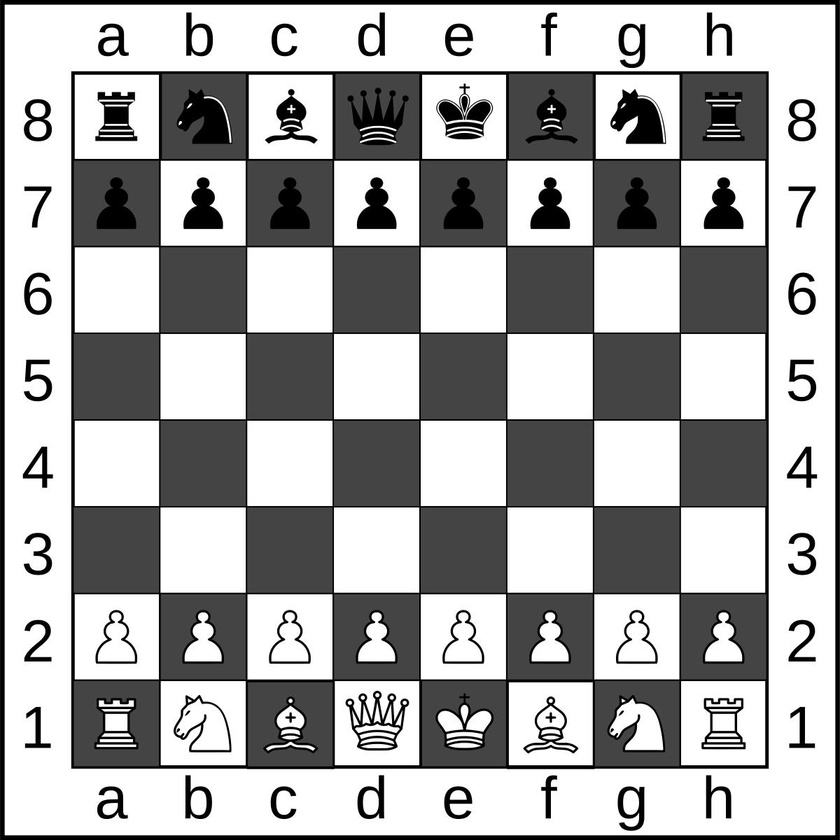
#> input picture Computer Vision/images/chess.jpg, 840 x 840 px, shrunk from 1200 x 1200 before the run
$ python HW6.py   (older library calls are emulated)
#> lines starting #> are read from the running program, lines starting #| are printed output that depends on the picture
import cv2
import numpy as np
import matplotlib.pyplot as plt

img = cv2.imread('./images/chess.jpg')
#> img is the input picture: shape (840, 840, 3); min 0, max 255, mean 169.6
img = cv2.cvtColor(img, cv2.COLOR_BGR2RGB)
img_gray = cv2.cvtColor(img, cv2.COLOR_BGR2GRAY)


# Prewitt
def Prewitt(img_gray):
    # kernelx = np.array([[1, 1, 1], [0, 0, 0], [-1, -1, -1]], dtype=int)
    # kernely = np.array([[-1, 0, 1], [-1, 0, 1], [-1, 0, 1]], dtype=int)
    kernelx = np.array([[1, 0, -1]], dtype=int)
    kernely = kernelx.T
    x = cv2.filter2D(img_gray, cv2.CV_16S, kernelx)
    y = cv2.filter2D(img_gray, cv2.CV_16S, kernely)
    absX = cv2.convertScaleAbs(x)
    absY = cv2.convertScaleAbs(y)
    Prewitt = cv2.addWeighted(absX, 0.5, absY, 0.5, 0)
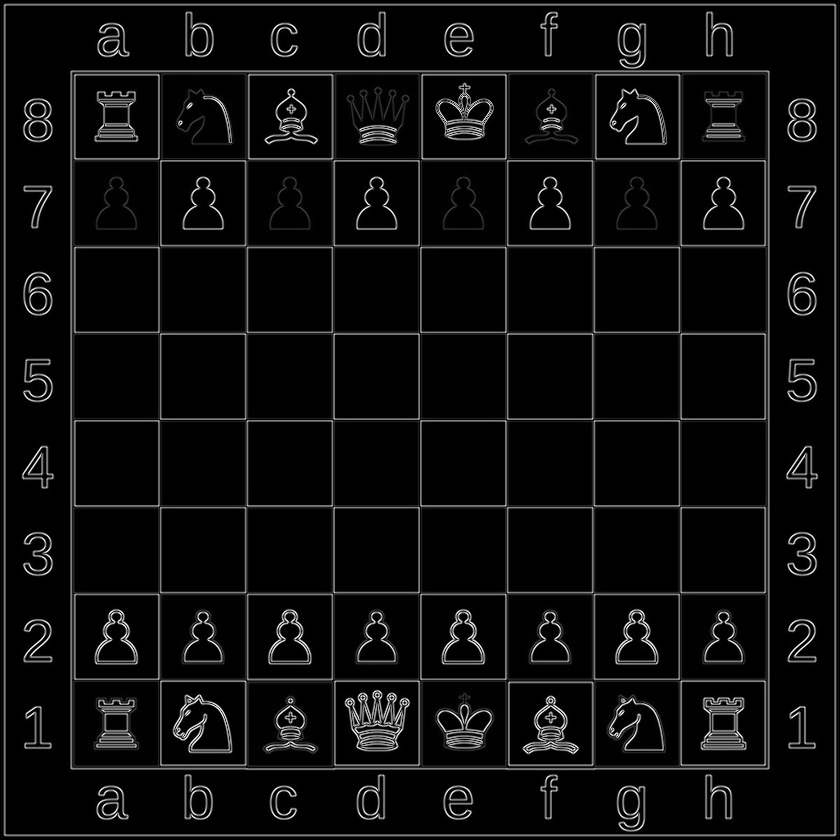
#> Prewitt: shape (840, 840); min 0, max 255, mean 13.3

    return Prewitt


# Sobel
def Sobel(img_gray):
    x = cv2.Sobel(img_gray, cv2.CV_16S, 1, 0)
    y = cv2.Sobel(img_gray, cv2.CV_16S, 0, 1)
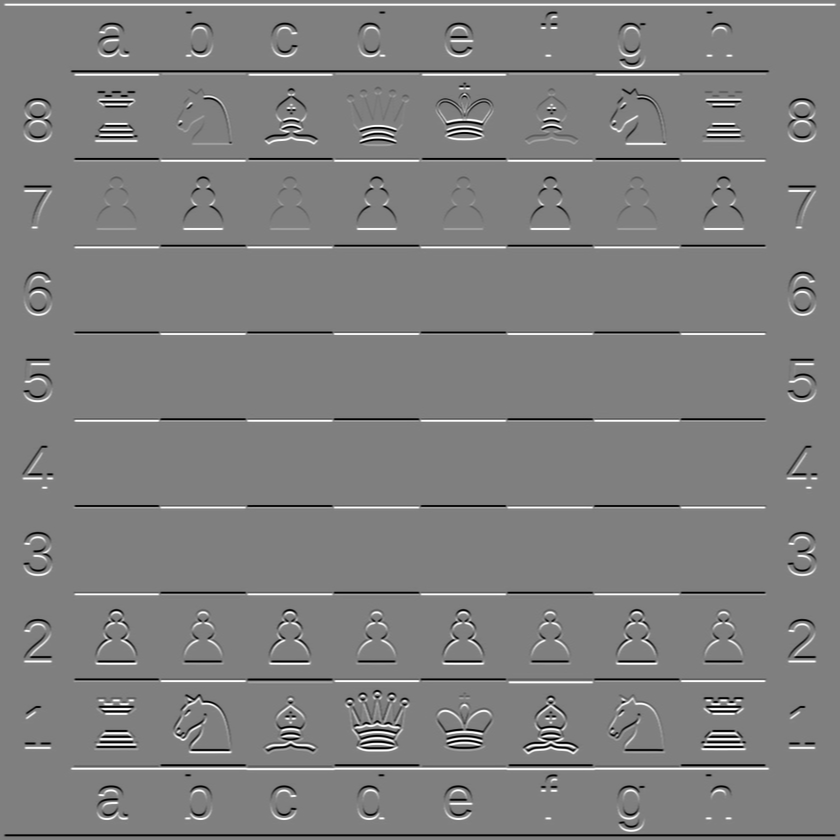
#> y: shape (840, 840) int16; min -1020, max 1020, mean 0; drawn with min black and max white
    absX = cv2.convertScaleAbs(x)
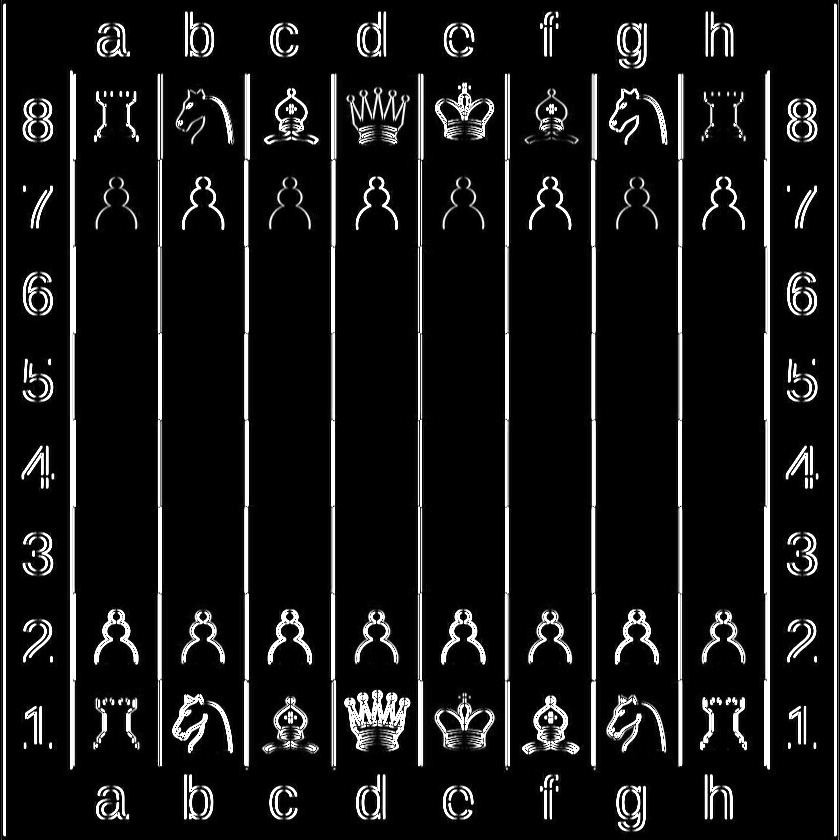
#> absX: shape (840, 840); min 0, max 255, mean 24.4
    absY = cv2.convertScaleAbs(y)
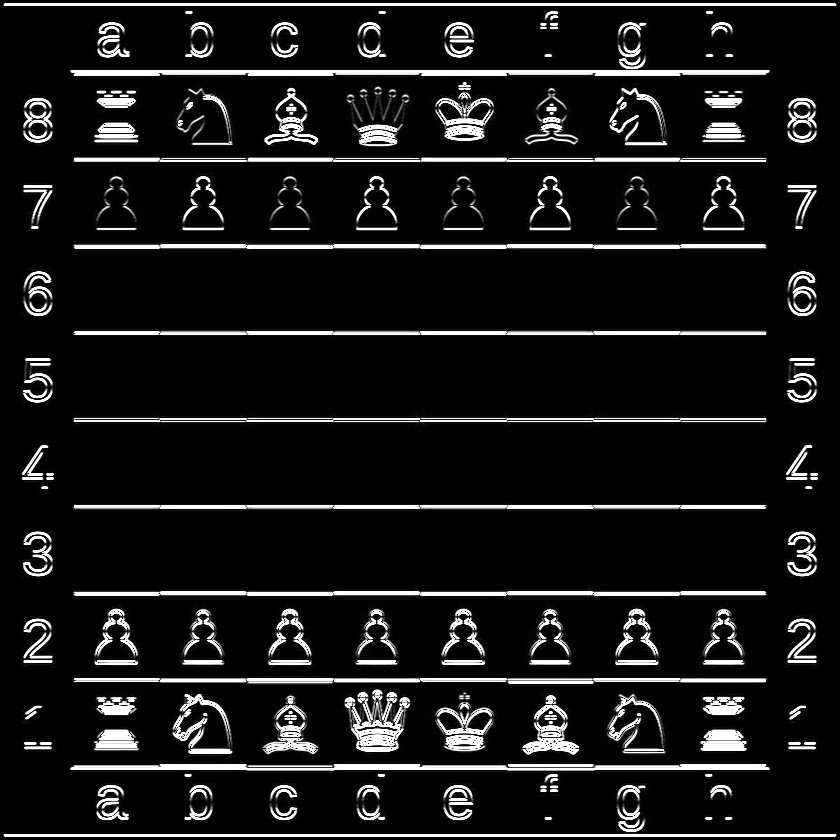
#> absY: shape (840, 840); min 0, max 255, mean 25.3
    Sobel = cv2.addWeighted(absX, 0.5, absY, 0.5, 0)
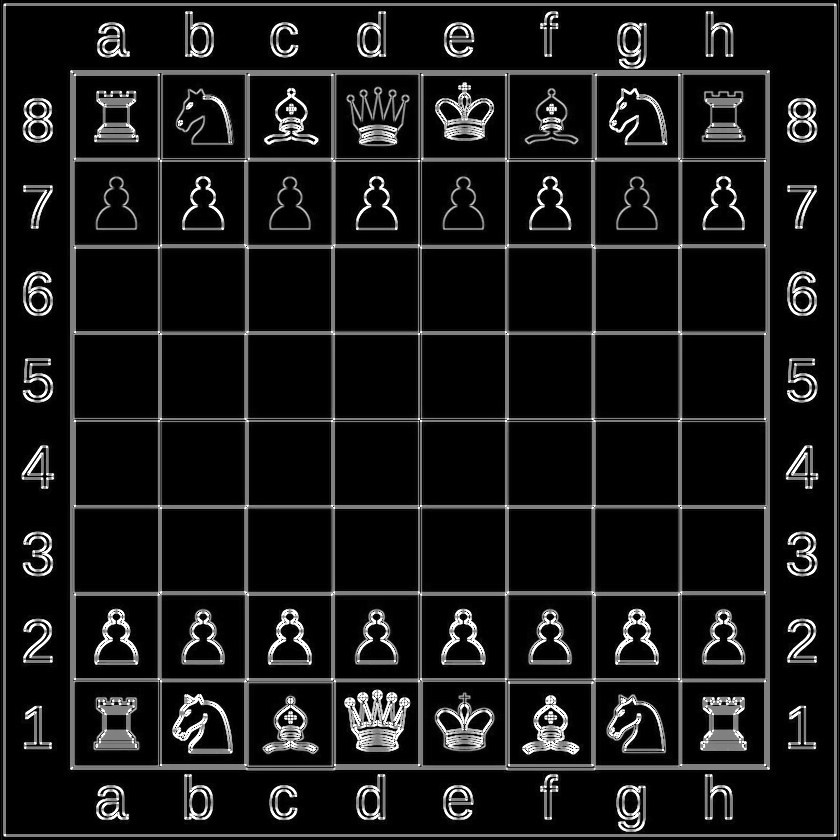
#> Sobel: shape (840, 840); min 0, max 255, mean 24.9
    return Sobel


def Highpass(img_gray):
    kernely = np.array([[-0.1717, 0.5, -0.1717]])
    kernelx = kernely.T
    x = cv2.filter2D(img_gray, -1, kernel=kernelx)
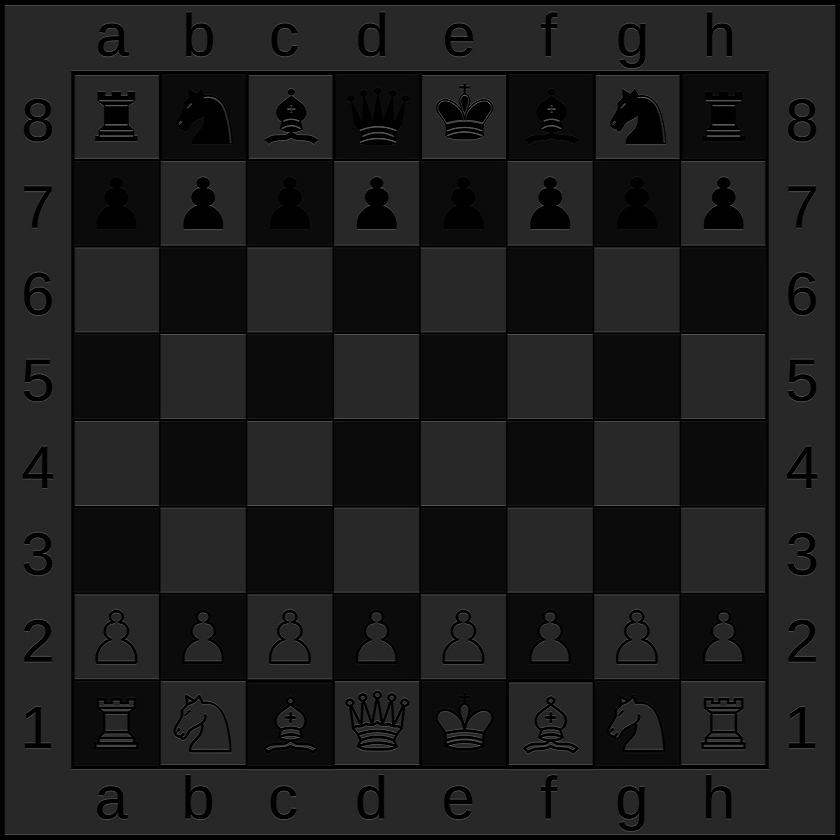
#> x: shape (840, 840); min 0, max 100, mean 27.3
    y = cv2.filter2D(img_gray, -1, kernel=kernely)
    absX = cv2.convertScaleAbs(x)
    absY = cv2.convertScaleAbs(y)
    highpass = cv2.addWeighted(absX, 0.5, absY, 0.5, 0)
    return highpass


img_Prewitt = Prewitt(img_gray)
img_Sobel = Sobel(img_gray)
img_highpass = Highpass(img_gray)
cv2.imwrite('./images/chess_Prewitt.jpg',img_Prewitt)
cv2.imwrite('./images/chess_Sobel.jpg',img_Sobel)
cv2.imwrite('./images/chess_highpass.jpg',img_highpass)

plt.imshow(img_highpass, 'gray')
plt.title('HP')
plt.show()
plt.imshow(img_Sobel, 'gray')
plt.title('Sobel')
plt.show()
plt.imshow(img_Prewitt, 'gray')
plt.title('Prewitt')
plt.show()
